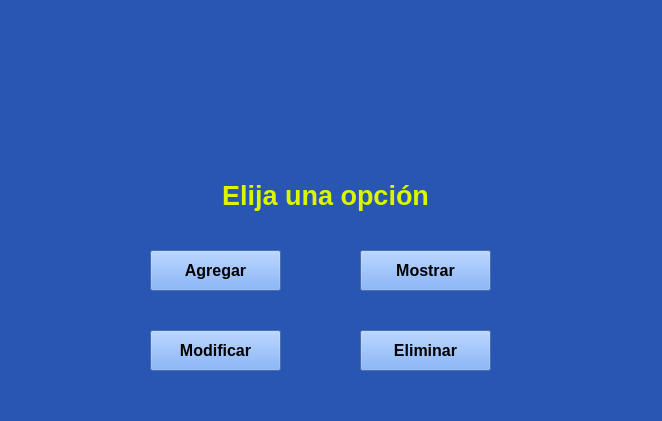
<?xml version="1.0" encoding="UTF-8"?>
<ui version="4.0">
 <class>V_Principal</class>
 <widget class="QMainWindow" name="V_Principal">
  <property name="geometry">
   <rect>
    <x>0</x>
    <y>0</y>
    <width>662</width>
    <height>421</height>
   </rect>
  </property>
  <property name="windowTitle">
   <string>MainWindow</string>
  </property>
  <property name="styleSheet">
   <string notr="true">background-color: rgb(41, 86, 178);</string>
  </property>
  <widget class="QWidget" name="centralwidget">
   <widget class="QLabel" name="lbl_Elegir">
    <property name="geometry">
     <rect>
      <x>200</x>
      <y>170</y>
      <width>251</width>
      <height>51</height>
     </rect>
    </property>
    <property name="text">
     <string>&lt;html&gt;&lt;head/&gt;&lt;body&gt;&lt;p align=&quot;center&quot;&gt;&lt;span style=&quot; font-size:20pt; font-weight:600; color:#dcf600;&quot;&gt;Elija una opción&lt;/span&gt;&lt;/p&gt;&lt;/body&gt;&lt;/html&gt;</string>
    </property>
    <property name="alignment">
     <set>Qt::AlignCenter</set>
    </property>
   </widget>
   <widget class="QLabel" name="lbl_Imagen">
    <property name="geometry">
     <rect>
      <x>130</x>
      <y>10</y>
      <width>381</width>
      <height>141</height>
     </rect>
    </property>
    <property name="layoutDirection">
     <enum>Qt::LeftToRight</enum>
    </property>
    <property name="styleSheet">
     <string notr="true">border-image: url(:/cct/ImagenPrincipal.jpg);</string>
    </property>
    <property name="text">
     <string/>
    </property>
    <property name="alignment">
     <set>Qt::AlignCenter</set>
    </property>
   </widget>
   <widget class="QPushButton" name="btn_Agregar">
    <property name="geometry">
     <rect>
      <x>150</x>
      <y>250</y>
      <width>131</width>
      <height>41</height>
     </rect>
    </property>
    <property name="font">
     <font>
      <pointsize>12</pointsize>
      <weight>75</weight>
      <bold>true</bold>
     </font>
    </property>
    <property name="styleSheet">
     <string notr="true">background-color: rgb(255, 91, 0);
background-color: rgb(101, 156, 239);</string>
    </property>
    <property name="text">
     <string>Agregar</string>
    </property>
   </widget>
   <widget class="QPushButton" name="btn_Mostrar">
    <property name="geometry">
     <rect>
      <x>360</x>
      <y>250</y>
      <width>131</width>
      <height>41</height>
     </rect>
    </property>
    <property name="font">
     <font>
      <pointsize>12</pointsize>
      <weight>75</weight>
      <bold>true</bold>
     </font>
    </property>
    <property name="styleSheet">
     <string notr="true">background-color: rgb(255, 91, 0);
background-color: rgb(101, 156, 239);</string>
    </property>
    <property name="text">
     <string>Mostrar</string>
    </property>
   </widget>
   <widget class="QPushButton" name="btn_Modificar">
    <property name="geometry">
     <rect>
      <x>150</x>
      <y>330</y>
      <width>131</width>
      <height>41</height>
     </rect>
    </property>
    <property name="font">
     <font>
      <pointsize>12</pointsize>
      <weight>75</weight>
      <bold>true</bold>
     </font>
    </property>
    <property name="styleSheet">
     <string notr="true">background-color: rgb(255, 91, 0);
background-color: rgb(101, 156, 239);</string>
    </property>
    <property name="text">
     <string>Modificar</string>
    </property>
   </widget>
   <widget class="QPushButton" name="btn_Eliminar">
    <property name="geometry">
     <rect>
      <x>360</x>
      <y>330</y>
      <width>131</width>
      <height>41</height>
     </rect>
    </property>
    <property name="font">
     <font>
      <pointsize>12</pointsize>
      <weight>75</weight>
      <bold>true</bold>
     </font>
    </property>
    <property name="styleSheet">
     <string notr="true">background-color: rgb(255, 91, 0);
background-color: rgb(101, 156, 239);</string>
    </property>
    <property name="text">
     <string>Eliminar</string>
    </property>
   </widget>
  </widget>
  <widget class="QMenuBar" name="menubar">
   <property name="geometry">
    <rect>
     <x>0</x>
     <y>0</y>
     <width>662</width>
     <height>21</height>
    </rect>
   </property>
  </widget>
  <widget class="QStatusBar" name="statusbar"/>
 </widget>
 <resources>
  <include location="logoPrincipal.qrc"/>
 </resources>
 <connections/>
</ui>
